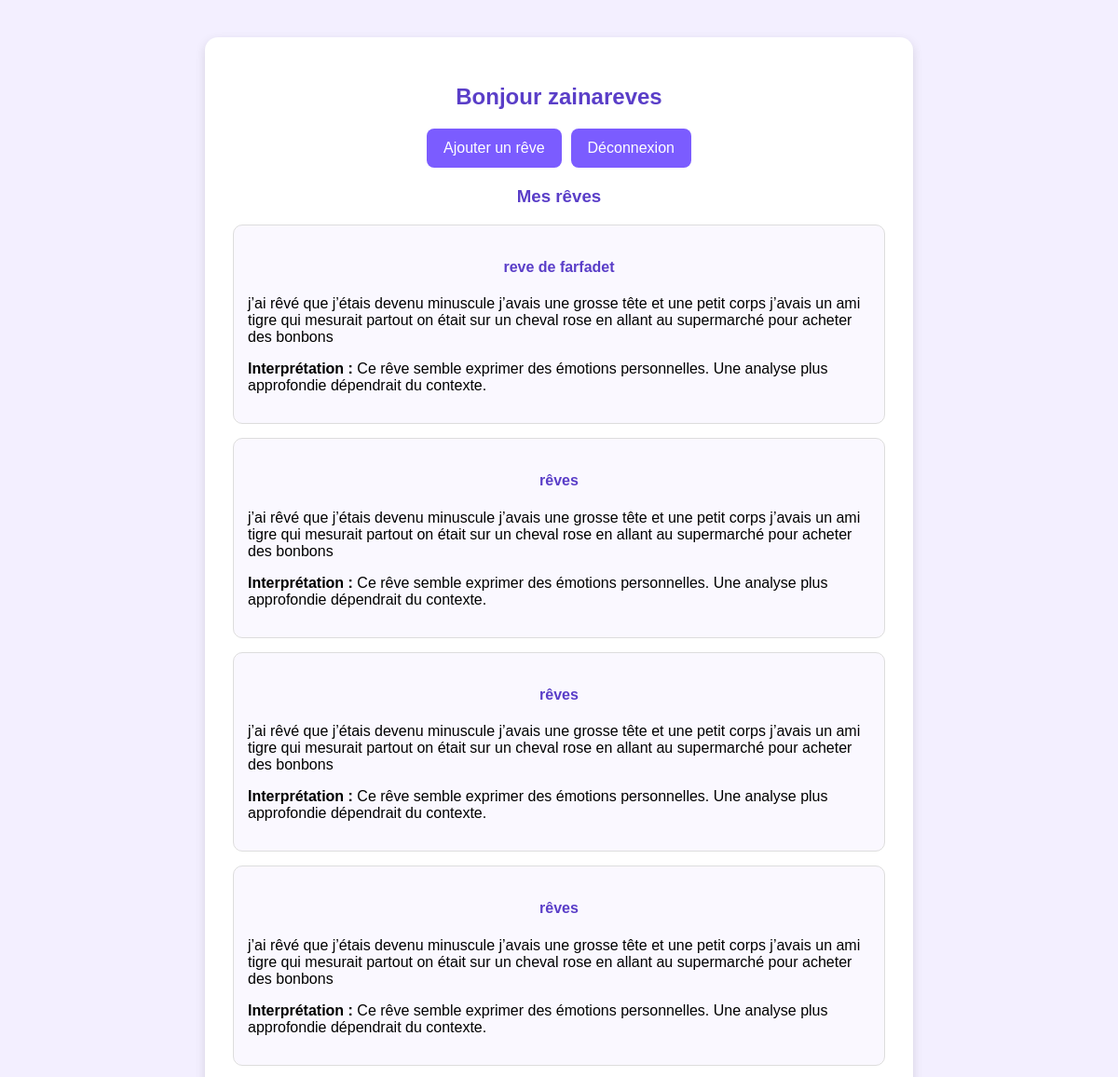
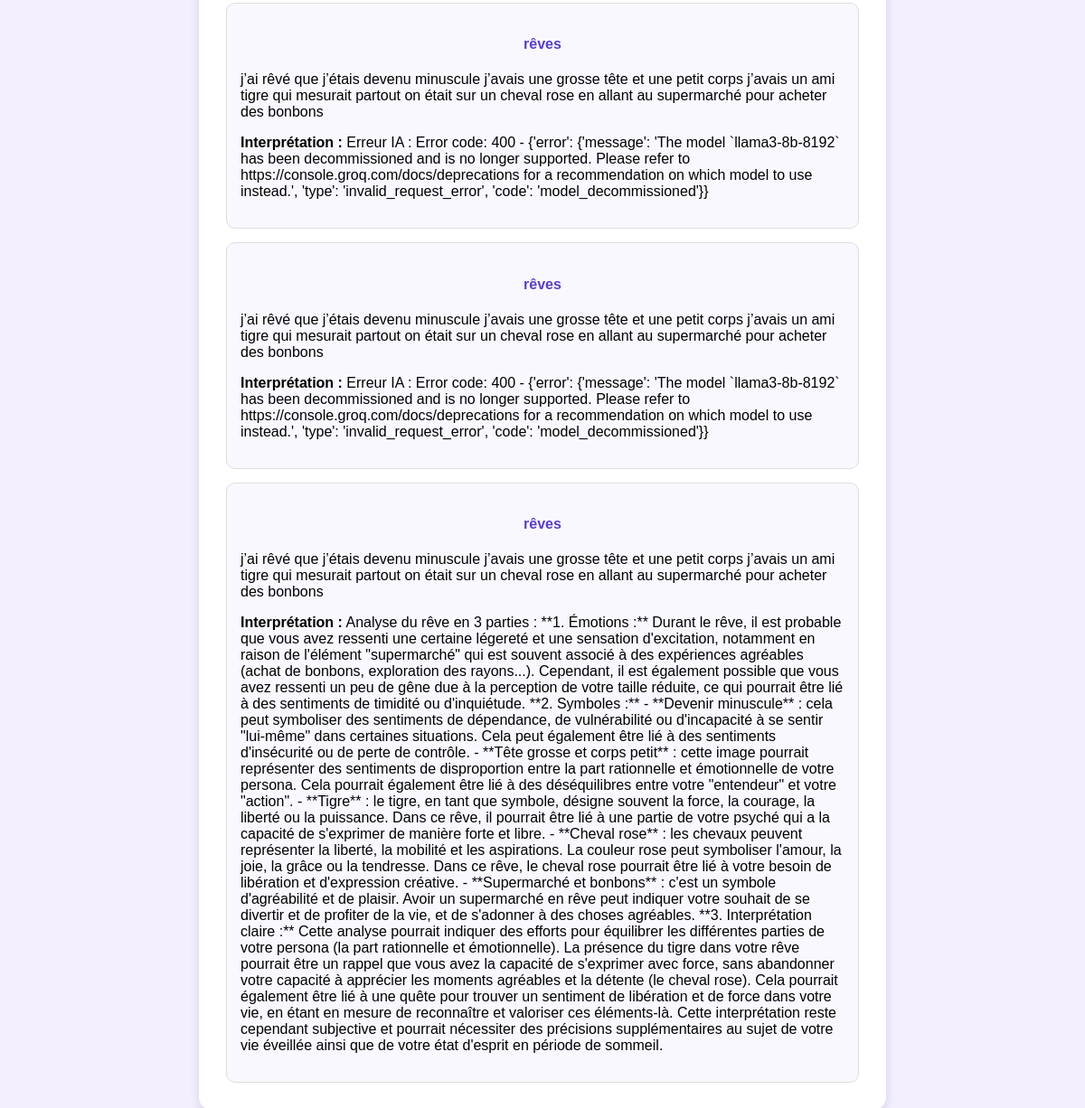
/dashboard (signed in), run on the app's committed database (2 pictures, top to bottom).
### tables this page shows
CREATE TABLE dreams (
            id INTEGER PRIMARY KEY AUTOINCREMENT,
            user_id INTEGER NOT NULL,
            title TEXT NOT NULL,
            content TEXT NOT NULL,
            interpretation TEXT,
            is_public INTEGER DEFAULT 0,
            FOREIGN KEY (user_id) REFERENCES users (id)
        );

### app.py (the view)
@app.route("/dashboard")
def dashboard():
    if "user_id" not in session:
        return redirect(url_for("login"))
    conn = get_db_connection()
    cursor = conn.cursor()
    cursor.execute("SELECT * FROM dreams WHERE user_id = ?", (session["user_id"],))
    dreams = cursor.fetchall()
    conn.close()
    return render_template("dashboard.html", dreams=dreams, username=session["username"])

### app.py (called while the page is built)
def get_db_connection():
    conn = sqlite3.connect(DATABASE)
    conn.row_factory = sqlite3.Row
    return conn

### templates/dashboard.html (shortened to what this page needs)
<!DOCTYPE html>
<html lang="fr">
<head>
    <link rel="stylesheet" href="{{ url_for('static', filename='style.css') }}">
</head>
<body>
    <div class="container">
        <h2>Bonjour {{ username }}</h2>
        <div class="buttons">
            <a href="{{ url_for('add_dream') }}" class="btn">Ajouter un rêve</a>
            <a href="{{ url_for('logout') }}" class="btn">Déconnexion</a>
        </div>
        <h3>Mes rêves</h3>
        {% if dreams %}
            {% for dream in dreams %}
                <div class="card">
                    <h4>{{ dream["title"] }}</h4>
                    <p>{{ dream["content"] }}</p>
                    <p><strong>Interprétation :</strong> {{ dream["interpretation"] }}</p>
                </div>
            {% endfor %}
        {% else %}
            <p>Aucun rêve enregistré pour le moment.</p>
        {% endif %}
    </div>
</body>
</html>

### static/style.css (style rules this page uses)
body { font-family: Arial, sans-serif; background: #f3efff; margin: 0; padding: 0; }
.container { width: 80%; max-width: 700px; margin: 40px auto; background: white; padding: 30px; border-radius: 14px; box-shadow: 0 4px 12px rgba(0, 0, 0, 0.12); }
h1, h2, h3, h4 { color: #5a3ec8; text-align: center; }
.btn { display: inline-block; background: #7b5cff; color: white; padding: 12px 18px; text-decoration: none; border: none; border-radius: 8px; cursor: pointer; text-align: center; }
.buttons { display: flex; gap: 10px; justify-content: center; flex-wrap: wrap; margin: 20px 0; }
.card { background: #faf8ff; border: 1px solid #ddd; padding: 15px; border-radius: 10px; margin-top: 15px; }

### data on the page
dreams: title "reve de farfadet", content "j’ai rêvé que j’étais devenu minuscule j’avais une grosse tête et une petit corps j’avais un ami tigre qui mesurait partout on était sur un cheval rose en allant au supermarché pour acheter des bonbons", interpretation "Ce rêve semble exprimer des émotions personnelles. Une analyse plus approfondie dépendrait du contexte."
dreams: title "rêves", content "j’ai rêvé que j’étais devenu minuscule j’avais une grosse tête et une petit corps j’avais un ami tigre qui mesurait partout on était sur un cheval rose en allant au supermarché pour acheter des bonbons", interpretation "Ce rêve semble exprimer des émotions personnelles. Une analyse plus approfondie dépendrait du contexte."
dreams: title "rêves", content "j’ai rêvé que j’étais devenu minuscule j’avais une grosse tête et une petit corps j’avais un ami tigre qui mesurait partout on était sur un cheval rose en allant au supermarché pour acheter des bonbons", interpretation "Ce rêve semble exprimer des émotions personnelles. Une analyse plus approfondie dépendrait du contexte."
dreams: title "rêves", content "j’ai rêvé que j’étais devenu minuscule j’avais une grosse tête et une petit corps j’avais un ami tigre qui mesurait partout on était sur un cheval rose en allant au supermarché pour acheter des bonbons", interpretation "Ce rêve semble exprimer des émotions personnelles. Une analyse plus approfondie dépendrait du contexte."
dreams: title "rêves", content "j’ai rêvé que j’étais devenu minuscule j’avais une grosse tête et une petit corps j’avais un ami tigre qui mesurait partout on était sur un cheval rose en allant au supermarché pour acheter des bonbons", interpretation "Erreur IA : Error code: 400 - {'error': {'message': 'The model `llama3-8b-8192` has been decommissioned and is no longer supported. Please refer to https://console.groq.com/docs/deprecations for a recommendation on which model to use instead.', 'type': 'invalid_request_error', 'code': 'model_decommissioned'}}"
dreams: title "rêves", content "j’ai rêvé que j’étais devenu minuscule j’avais une grosse tête et une petit corps j’avais un ami tigre qui mesurait partout on était sur un cheval rose en allant au supermarché pour acheter des bonbons", interpretation "Erreur IA : Error code: 400 - {'error': {'message': 'The model `llama3-8b-8192` has been decommissioned and is no longer supported. Please refer to https://console.groq.com/docs/deprecations for a recommendation on which model to use instead.', 'type': 'invalid_request_error', 'code': 'model_decommissioned'}}"
dreams: title "rêves", content "j’ai rêvé que j’étais devenu minuscule j’avais une grosse tête et une petit corps j’avais un ami tigre qui mesurait partout on était sur un cheval rose en allant au supermarché pour acheter des bonbons", interpretation "Analyse du rêve en 3 parties : **1. Émotions :** Durant le rêve, il est probable que vous avez ressenti une certaine légereté et une sensation d'excitation, notamment en raison de l'élément \"supermarché\" qui est souvent associé à des expériences agréables (achat de bonbons, exploration des rayons...). Cependant, il est également possible que vous avez ressenti un peu de gêne due à la perception de votre taille réduite, ce qui pourrait être lié à des sentiments de timidité ou d'inquiétude. **2. Symboles :** - **Devenir minuscule** : cela peut symboliser des sentiments de dépendance, de vulnérabilité ou d'incapacité à se sentir \"lui-même\" dans certaines situations. Cela peut également être…"

### other printed values
{{ username }} "zainareves"
